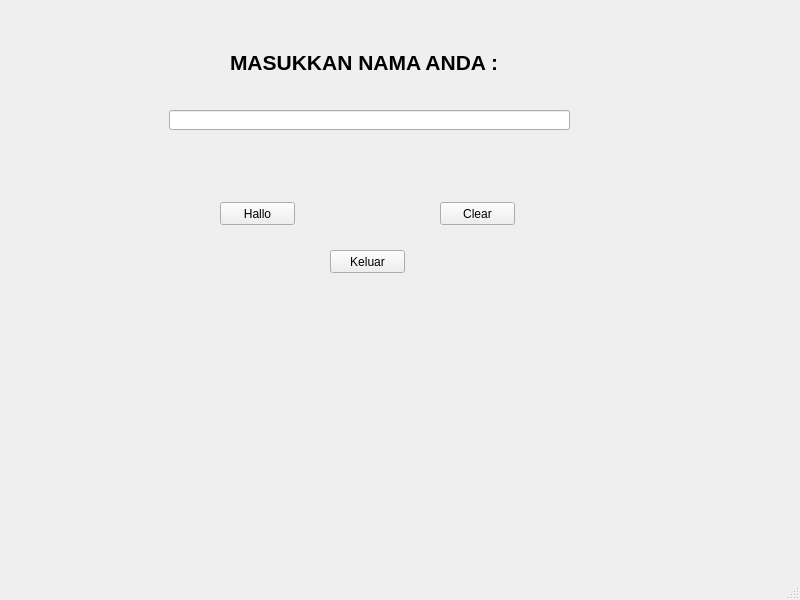
<?xml version="1.0" encoding="UTF-8"?>
<ui version="4.0">
 <class>MainWindow</class>
 <widget class="QMainWindow" name="MainWindow">
  <property name="geometry">
   <rect>
    <x>0</x>
    <y>0</y>
    <width>800</width>
    <height>600</height>
   </rect>
  </property>
  <property name="windowTitle">
   <string>MainWindow</string>
  </property>
  <widget class="QWidget" name="centralwidget">
   <widget class="QPushButton" name="Hallo">
    <property name="geometry">
     <rect>
      <x>220</x>
      <y>202</y>
      <width>75</width>
      <height>23</height>
     </rect>
    </property>
    <property name="text">
     <string>Hallo</string>
    </property>
   </widget>
   <widget class="QPushButton" name="Clear">
    <property name="geometry">
     <rect>
      <x>440</x>
      <y>202</y>
      <width>75</width>
      <height>23</height>
     </rect>
    </property>
    <property name="text">
     <string>Clear</string>
    </property>
   </widget>
   <widget class="QPushButton" name="Keluar">
    <property name="geometry">
     <rect>
      <x>330</x>
      <y>250</y>
      <width>75</width>
      <height>23</height>
     </rect>
    </property>
    <property name="text">
     <string>Keluar</string>
    </property>
   </widget>
   <widget class="QLabel" name="label">
    <property name="geometry">
     <rect>
      <x>230</x>
      <y>50</y>
      <width>281</width>
      <height>25</height>
     </rect>
    </property>
    <property name="font">
     <font>
      <pointsize>16</pointsize>
      <weight>75</weight>
      <bold>true</bold>
     </font>
    </property>
    <property name="text">
     <string>MASUKKAN NAMA ANDA :</string>
    </property>
   </widget>
   <widget class="QLineEdit" name="lineEdit">
    <property name="geometry">
     <rect>
      <x>169</x>
      <y>110</y>
      <width>401</width>
      <height>20</height>
     </rect>
    </property>
   </widget>
  </widget>
  <widget class="QMenuBar" name="menubar">
   <property name="geometry">
    <rect>
     <x>0</x>
     <y>0</y>
     <width>800</width>
     <height>21</height>
    </rect>
   </property>
  </widget>
  <widget class="QStatusBar" name="statusbar"/>
 </widget>
 <resources/>
 <connections/>
</ui>
